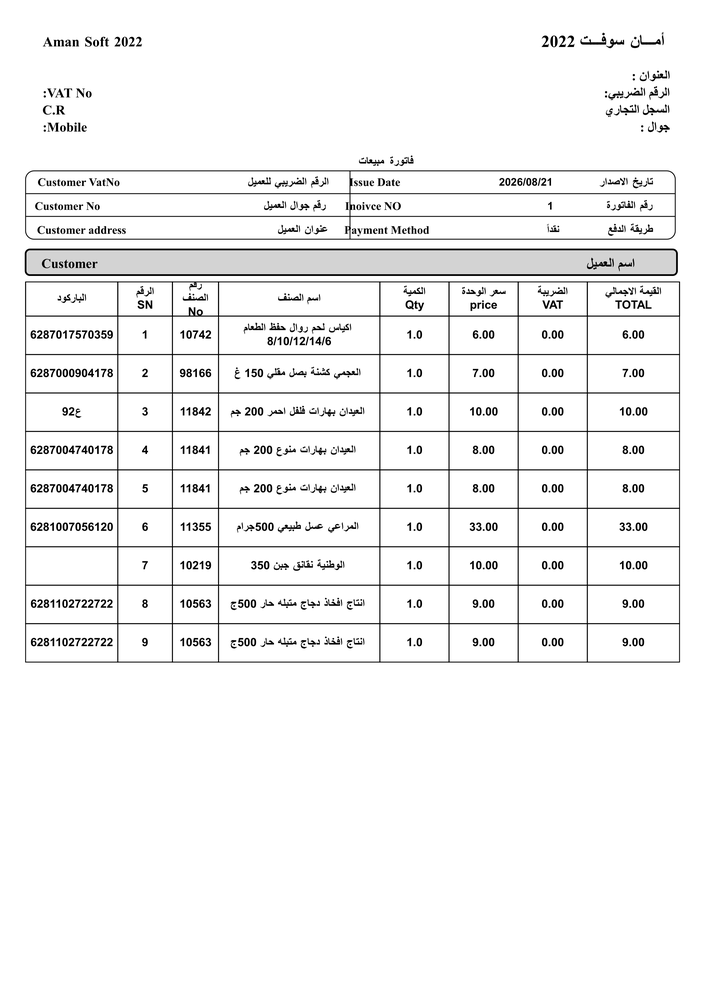
#> input picture tests/mabiaat_page1.png, 706 x 999 px, shrunk from 2481 x 3508 before the run
$ python -i preprocess.py   (imports and definitions only)
#> lines starting #> are read from the running program, lines starting #| are printed output that depends on the picture; after the words box and inside, x2 and y2 are one past the last pixel; in counts of white or black regions, pixels touching at a corner belong together
#> further down, picture is the input picture: shape (999, 706, 3); min 0, max 255, mean 242.8
"""معالجة أولية للصورة لتحسين دقة OCR: تدرج رمادي، تصحيح ميلان، تحسين تباين."""

import cv2
import numpy as np
from PIL import Image


def _pil_to_cv(img: Image.Image) -> np.ndarray:
    return cv2.cvtColor(np.array(img), cv2.COLOR_RGB2BGR)


def _cv_to_pil(mat: np.ndarray) -> Image.Image:
    return Image.fromarray(cv2.cvtColor(mat, cv2.COLOR_BGR2RGB))


def _deskew(gray: np.ndarray) -> np.ndarray:
    """تقدير زاوية الميلان وتصحيحها بناءً على أقل مستطيل محيط بالنص."""
    inverted = cv2.bitwise_not(gray)
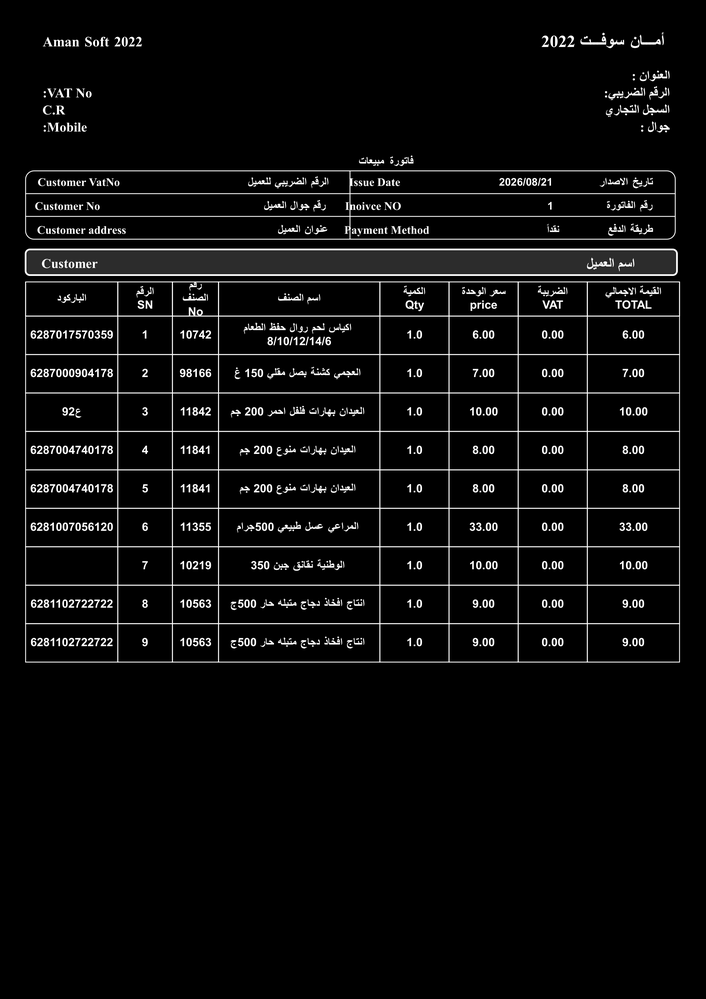
#> inverted: shape (999, 706); min 0, max 255, mean 12.2
    thresh = cv2.threshold(inverted, 0, 255, cv2.THRESH_BINARY | cv2.THRESH_OTSU)[1]
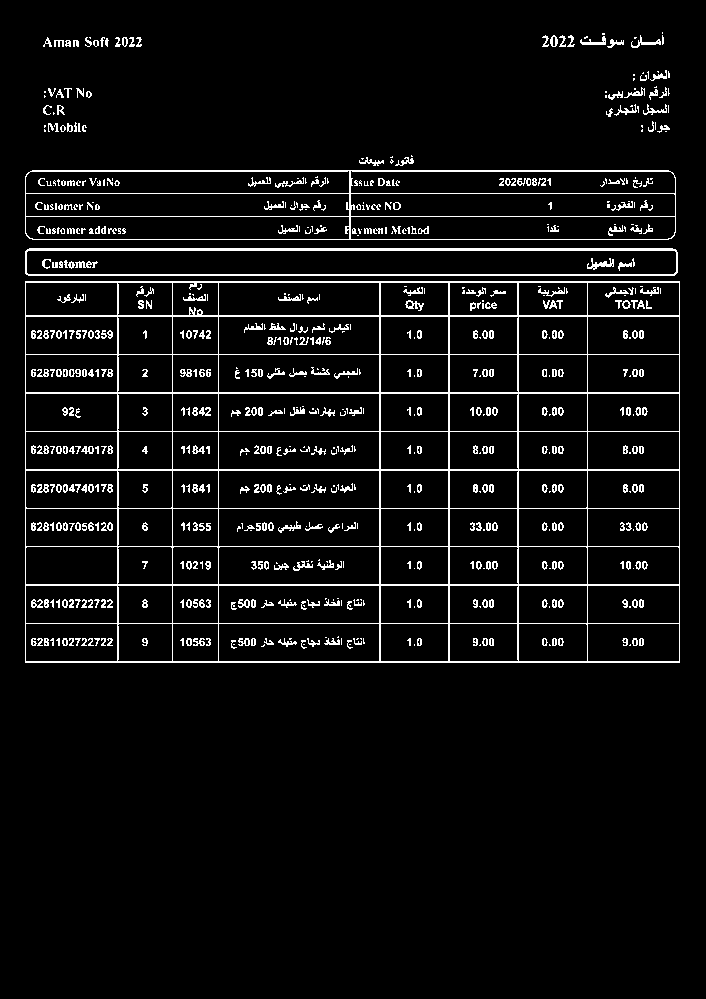
#> thresh: shape (999, 706); 5.7% white in thin lines or dots, all inside (x1, y1, x2, y2) = (25, 32, 680, 663)
    coords = np.column_stack(np.where(thresh > 0))
#> coords = 40399 pairs, first value 32 to 662, second value 25 to 679
    if coords.shape[0] < 20:
        return gray  # لا يوجد نص كافٍ لتقدير الميلان بثقة

    angle = cv2.minAreaRect(coords)[-1]
#> angle = -90
    if angle < -45:
        angle = -(90 + angle)
#> angle = 0
    else:
        angle = -angle

    if abs(angle) < 0.3:
        return gray  # ميلان مهمَل، لا داعي للتدوير

    (h, w) = gray.shape[:2]
    center = (w // 2, h // 2)
    matrix = cv2.getRotationMatrix2D(center, angle, 1.0)
    return cv2.warpAffine(
        gray, matrix, (w, h), flags=cv2.INTER_CUBIC, borderMode=cv2.BORDER_REPLICATE
    )


def preprocess_for_ocr(img: Image.Image) -> Image.Image:
    """يرجع صورة مُحسَّنة (رمادية، مُصحَّحة الميلان، بتباين محسَّن) جاهزة لـ OCR."""
    mat = _pil_to_cv(img)
    gray = cv2.cvtColor(mat, cv2.COLOR_BGR2GRAY)
    gray = _deskew(gray)

    # تحسين تباين متكيّف (يفيد الصور الملتقطة بالكاميرا بإضاءة غير منتظمة)
    clahe = cv2.createCLAHE(clipLimit=2.0, tileGridSize=(8, 8))
    enhanced = clahe.apply(gray)

    denoised = cv2.fastNlMeansDenoising(enhanced, h=10)
    return Image.fromarray(denoised)

>>> import cv2
>>> picture = cv2.imread('tests/mabiaat_page1.png')
>>> result = preprocess_for_ocr(picture)

$ run again, on tests/sample_invoice.png
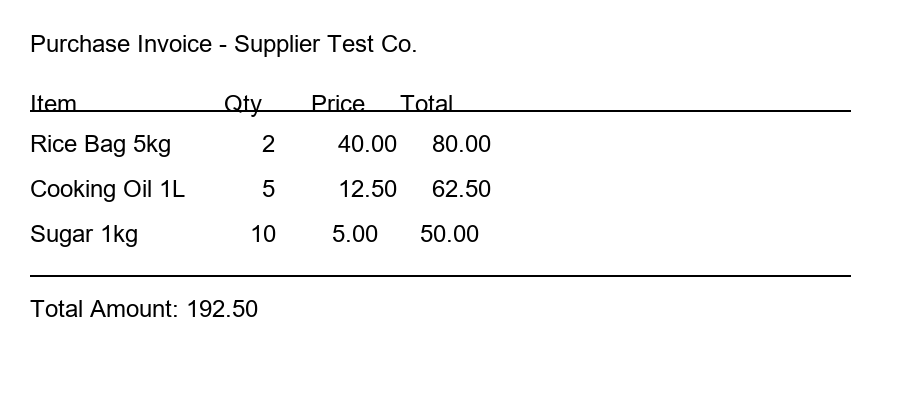
#> input picture tests/sample_invoice.png, 900 x 400 px
#> picture is the input picture: shape (400, 900, 3); min 0, max 255, mean 247
#> in _deskew, `inverted = cv2.bitwise_not(gray)`:
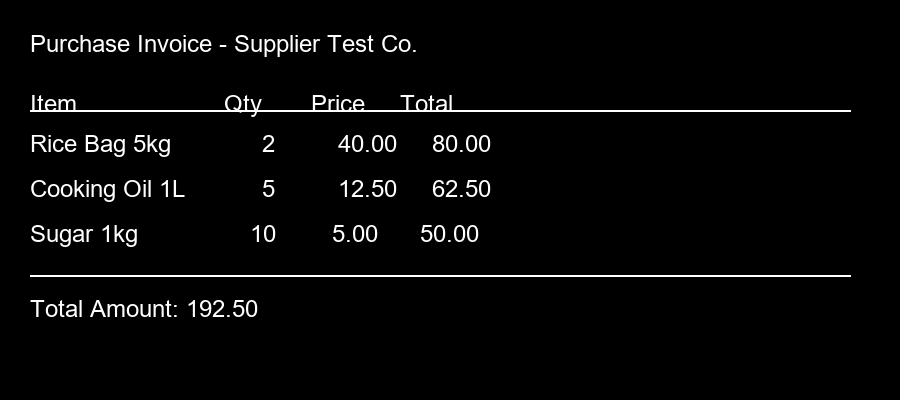
#> inverted: shape (400, 900); min 0, max 255, mean 8
#> in _deskew, `thresh = cv2.threshold(inverted, 0, 255, cv2.THRESH_BINARY | cv2.THRES..`:
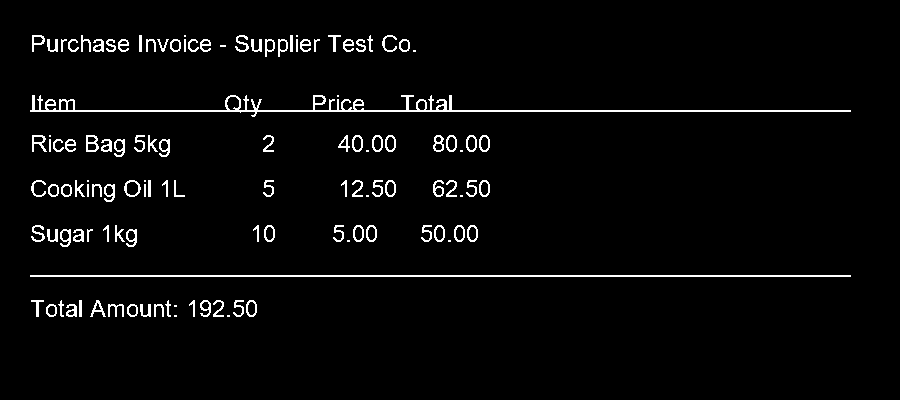
#> thresh: shape (400, 900); 3.2% white in thin lines or dots, all inside (x1, y1, x2, y2) = (30, 35, 851, 317)
#> coords = 11656 pairs, first value 35 to 316, second value 30 to 850
#> in _deskew, `angle = cv2.minAreaRect(coords)[-1]`: angle = -90
#> in _deskew, `angle = -(90 + angle)`: angle = 0
